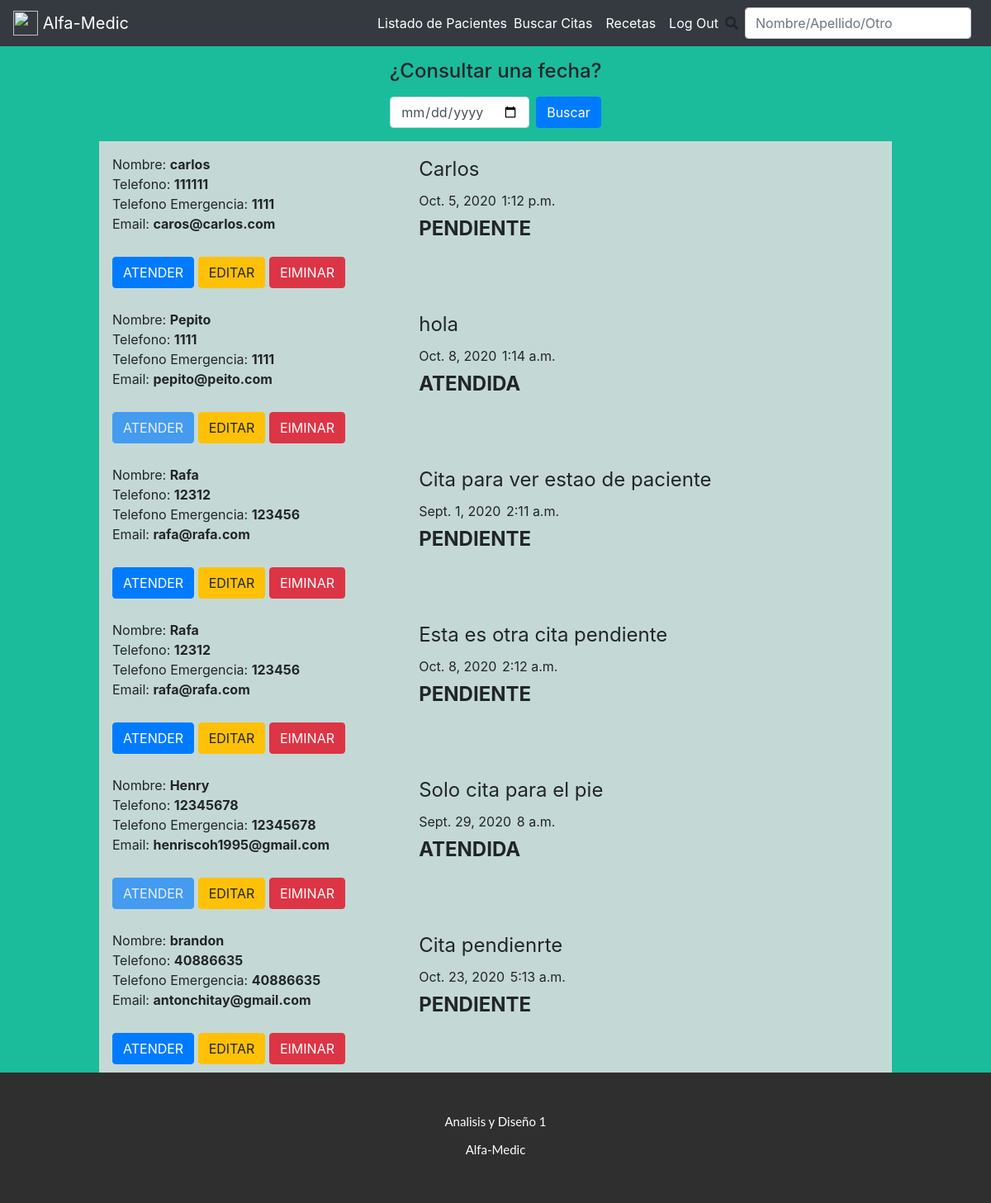
Page /citas (signed in) on the earlier database version.
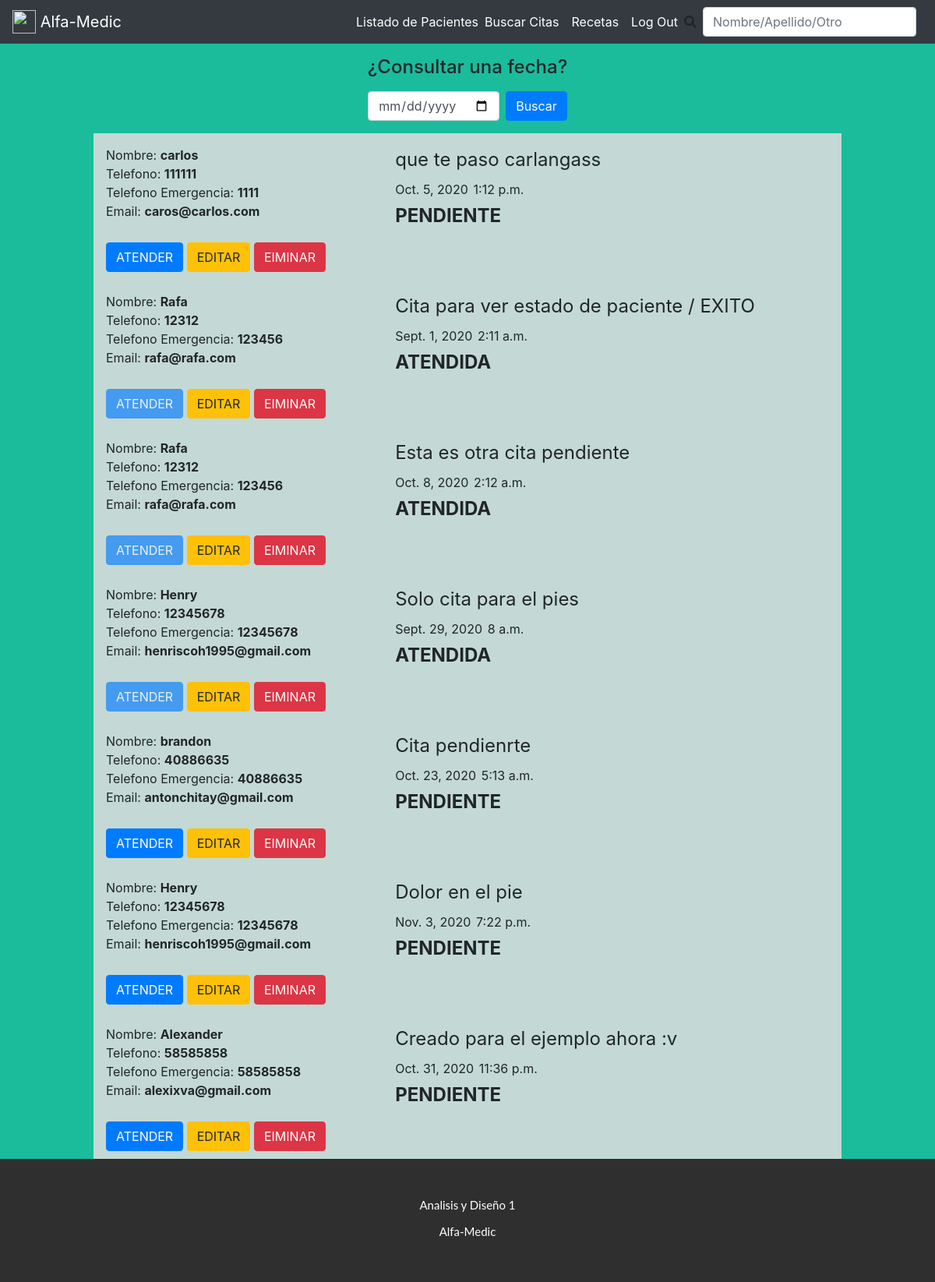
Same page on the later database version.
### cita/models.py (models this page shows)
class Cita(models.Model):
    ESTADO_OPCIONES = [
        ('PENDIENTE', 'Pendiente'),
        ('ATENDIDA', 'Atendida'),
        ('CANCELADA', 'Cancelada'),
    ]
    fecha = models.DateTimeField(auto_now_add=True)
    fecha_cita = models.DateField()
    hora_cita = models.TimeField()
    estado = models.CharField(max_length=10, choices=ESTADO_OPCIONES, default='PENDIENTE')
    comentario = models.CharField(max_length=50)
    paciente = models.ForeignKey("users.Paciente", related_name="citas", on_delete=models.CASCADE)
    def __str__(self):
        return self.comentario
    def get_absolute_url(self):
        return reverse("cita_detail", kwargs={"pk": self.pk})

### users/models.py (models this page shows, shortened)
class Paciente(models.Model):
    GENERO_OPCIONES = [
        ('MASCULINO', 'Masculino'),
        ('FEMENINO', 'Femenino'),
    ]
    nombre = models.CharField(max_length=100)
    apellido = models.CharField(max_length=100)
    telefono = models.CharField(max_length=50, blank=True, null=True)
    telefono_emergencia = models.CharField(max_length=50, blank=True, null=True)
    correo = models.CharField(max_length=100)
    fecha_nacimiento = models.DateField() #DateField(input_formats=settings.DATE_INPUT_FORMATS, null=True, blan=True) para introducir la fecha dd-mm-DDDD
    direccion = models.CharField(max_length=200)
    descripccion = models.CharField(max_length=500, blank=True, null=True)
    sexo = models.CharField(max_length=10, choices=GENERO_OPCIONES, default='FEMENINO')

### pages/views.py (the view)
# urls.py: path('citas', AppointmentsListView.as_view(), name='citas'),
class AppointmentsListView(LoginRequiredMixin,ListView):
    model = Cita
    context_object_name = 'cita_list'
    template_name = 'citas/lista_citas.html'
    login_url = '/notFound'
    def get_queryset(self):
        filter_val = self.request.GET.get('q', 'give-default-value')
        print(filter_val)
        try:
            new_context = Cita.objects.filter(
                fecha_cita=filter_val,
            )
            return new_context
        except:
            new_context = Cita.objects.all()
            return new_context

### templates/citas/lista_citas.html (shortened to what this page needs)
{% extends '_base.html' %}
{% load static %}
{% block css %}
<link rel="stylesheet" href="{% static 'css/citas.css' %}" />
{% endblock css %}
{% block content %}
    <div class="calendar">
        <h4>
            <label for="searchCalendar">¿Consultar una fecha?</label>
        </h4>
        <form  class="form-inline mt-2 mt-md-0" action="#"
            method="get">
            <input name="q" class="form-control mr-sm-2" type="date" placeholder="Search"
            aria-label="Search" id="searchCalendar">
            <input  class="btn btn-primary" type="submit" value="Buscar">
        </form>
    </div>
    <div class="citas">
        {% for cita in cita_list %}
            <div class="cita">
                <div class="paciente">
                    <p>
                        Nombre: <strong>{{cita.paciente.nombre}}</strong></br>
                        Telefono: <strong>{{cita.paciente.telefono}}</strong></br>
                        Telefono Emergencia: <strong>{{cita.paciente.telefono_emergencia}}</strong></br>
                        Email: <strong>{{cita.paciente.correo}}</strong></br>
                    </p>
                </div>
                <div class="resumen">
                    <p>
                        {{cita}} </br>
                        <small>{{cita.fecha_cita}}</small>
                        <small>{{cita.hora_cita}}</small>
                        <br>
                        <strong>{{cita.estado}}</strong>
                    </p>
                </div>
                <div class="actions">
                    {% if cita.estado == "ATENDIDA" or cita.estado == "CANCELADA" %}
                    <a href="{{ cita.get_absolute_url }}" class="btn btn-primary disabled" > ATENDER </a>
                    {% else  %}
                    <a href="{{ cita.get_absolute_url }}" class="btn btn-primary "> ATENDER </a>
                    {% endif  %}
                    <a href="{% url 'modificar_cita' cita.id %}" class="btn btn-warning "> EDITAR </a>
                    <a href="{% url 'eliminar_cita' cita.id %}" class="btn btn-danger "> EIMINAR </a>
                </div>
            </div>
        {% endfor %}
    </div>
 {% endblock  %}

### templates/_base.html (shortened to what this page needs)
{% load static %}
<!DOCTYPE html>
<html>
  <head>
    <link
      rel="stylesheet"
      href="https://stackpath.bootstrapcdn.com/bootstrap/4.5.0/css/bootstrap.min.css"
    />
    <link rel="stylesheet" href="https://use.fontawesome.com/releases/v5.8.1/css/all.css">
    {% block css %}
    {% endblock css %}
    <link rel="stylesheet" href="{% static 'base.css' %}" />
  </head>
  <body style="background-color: #1abc9c;">
    <header>
      <nav class="navbar navbar-dark bg-dark">
        <a class="navbar-brand" href="{% url 'home' %}">
          <img src="{% static 'medical.png' %}" width="30" height="30" class="d-inline-block align-top" alt="" loading="lazy">
          Alfa-Medic
        </a>
        <form class="form-inline" action="{% url 'search_by_name' %}" method="get">
          {% if user.is_authenticated %}
          <a class="text-white" href="{% url 'listado_pacientes' %}">Listado de Pacientes</a>
            <a class="p-2 text-white" href="{% url 'citas' %}">Buscar Citas</a>
            <a class="p-2 text-white" href="{% url 'recetas' %}">Recetas</a>
            <a class="p-2 text-white" href="{% url 'account_logout' %}">Log Out</a>
          {% else %}
            <a class="p-2 text-white" href="{% url 'account_login' %}">Log In</a>
            <a class="btn btn-outline-success my-2 my-sm-0" href="{% url 'account_signup' %}">Sign Up</a>
          {% endif %}
          <div class="form-group">
            <label for="searchCalendar">
            <i class="fa fa-search pr-2"></i>
            </label>
            <input name="q" class="form-control mr-sm-2" type="text" placeholder="Nombre/Apellido/Otro"
                    aria-label="Buscar" id="searchCalendar">
            </div>
        </form>
      </nav>
    </header>
    {% block content %} {% endblock content %}
  </body>
  <footer style="bottom: 0; padding-top: 50px; padding-bottom: 40px; background-color: #2f2f2f;" class="container-fluid bg-4 text-center" >
    <p style="font: 400 15px Lato, sans-serif; font-size: 15px; color: white;">Analisis y Diseño 1</p>
    <p style="font: 400 15px Lato, sans-serif; font-size: 15px; color: white;">Alfa-Medic</p>
  </footer>
</html>

### static/css/citas.css (style rules this page uses)
.calendar { display: flex; justify-content: center; align-items: center; flex-direction: column; padding:1rem; }
.citas { display: flex; justify-content: center; align-items: center; flex-direction: column; }
.citas .cita { background-color: #dededede; min-width: 80%; padding:1rem; display: grid; grid-template-rows: auto 2rem; grid-template-columns: 40% 60%; grid-template-areas: "paciente resumen" "actions actions"; }
.citas .cita .paciente { grid-area: paciente; }
.citas .cita .resumen { grid-area: resumen; font-size:1.5rem; }
.citas .cita .resumen small { font-size: 1rem; }
.citas .cita .actions { grid-area: actions; }

### static/base.css (style rules this page uses)
html, body { height: 100%; }

Differences in the rows shown:
removed Cita: paciente.nombre "Pepito", paciente.telefono "1111", paciente.telefono_emergencia "1111", paciente.correo "pepito@peito.com", comentario "hola", fecha_cita "Oct. 8, 2020", hora_cita "1:14 a.m.", estado "ATENDIDA"
changed Cita "carlos": comentario "Carlos" → "que te paso carlangass"
changed Cita: comentario "Cita para ver estao de paciente" → "Cita para ver estado de paciente / EXITO"; estado "PENDIENTE" → "ATENDIDA"
changed Cita "Esta es otra cita pendiente": estado "PENDIENTE" → "ATENDIDA"
changed Cita: comentario "Solo cita para el pie" → "Solo cita para el pies"
added Cita: paciente.nombre "Henry", paciente.telefono "12345678", paciente.telefono_emergencia "12345678", paciente.correo "henriscoh1995@gmail.com", comentario "Dolor en el pie", fecha_cita "Nov. 3, 2020", hora_cita "7:22 p.m.", estado "PENDIENTE"
added Cita: paciente.nombre "Alexander", paciente.telefono "58585858", paciente.telefono_emergencia "58585858", paciente.correo "alexixva@gmail.com", comentario "Creado para el ejemplo ahora :v", fecha_cita "Oct. 31, 2020", hora_cita "11:36 p.m.", estado "PENDIENTE"
